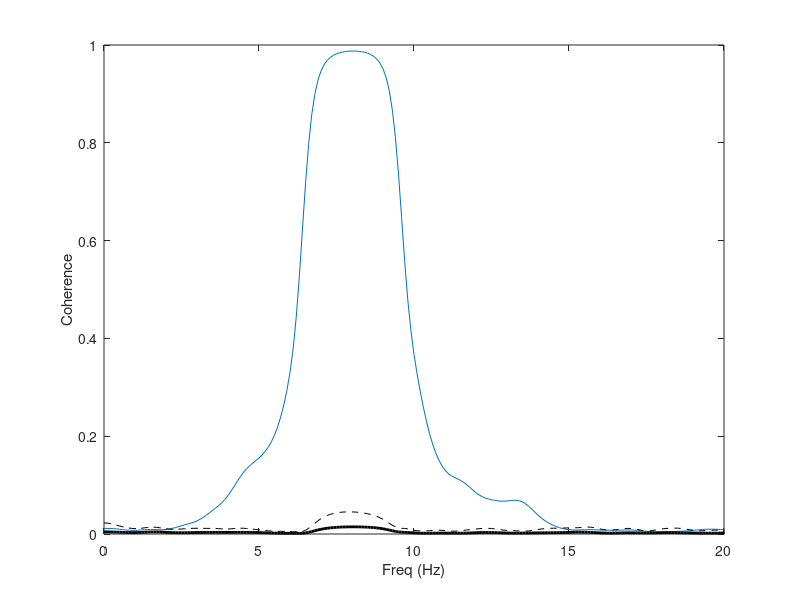

This chart was generated by the following MATLAB code: (Note: this script raises an error after producing the figure.)
% Aula 10 - 25/5/23

% aula final coerencia

% implementando um sinal com freq variavel

srate = 1000;
dt = 1/srate;
t = dt:dt:10;
% t2 = cumsum(dt*ones(1,10000));

% f = 8;

% FM = frequency modulation
f = 20 + 10*sin(2*pi*1*t);


subplot(211)
plot(t,f)
ylabel('inst freq (hz)')
% ylim([0 15])
xlim([1 3])

% %

% forma errada de programar pois nao considera
% os valores passados
% LFP1 = sin(2*pi*f.*t);
% subplot(212)
% plot(t,LFP1)
% ylabel('mV')
% xlim([1 3])


% forma correta eh usando a funcao
% cumulative sum

LFP1 = sin(cumsum(2*pi*f.*dt));
subplot(212)
plot(t,LFP1)
ylabel('mV')
xlim([1 3])

%%

srate = 1000;
dt = 1/srate;
t = dt:dt:200;

% f1 = 8 + 4*randn(size(t));
% f2 = 8 + 4*randn(size(t));

% % programando um ruido comum:
ruido = 1*randn(size(t));
f1 = 8 + 4*ruido;
f2 = 8 + 4*ruido;


LFP1 = sin(cumsum(2*pi*f1.*dt))+0*sin(2*pi*16*t);
LFP2 = sin(cumsum(2*pi*f2.*dt))+0*sin(2*pi*16*t+pi);

LFP1 = LFP1 + 1*randn(size(LFP1));
LFP2 = LFP2 + 1*randn(size(LFP2));

% %
subplot(211)
plot(t,LFP1)
hold on
plot(t,LFP2)
hold off
xlim([0. 0.5]+0.5)

%%

[Pxx1 F] = pwelch(LFP1,1*srate,[],10*srate,srate);
[Pxx2 F] = pwelch(LFP2,1*srate,[],10*srate,srate);

[Cxy F] = mscohere(LFP1,LFP2,1*srate,[],10*srate,srate);


subplot(2,3,4)
plot(F,Pxx1)
xlim([0 20])
ylabel('power')
xlabel('freq hz')

subplot(2,3,5)
plot(F,Pxx2)
xlim([0 20])
ylabel('power')
xlabel('freq hz')
% %

subplot(2,3,6)
plot(F,Cxy)
xlim([0 20])
ylabel('coherence')
xlabel('freq hz')

ylim([0 1])

%%

clear CxySurrAll
for Nsurr = 1:20

i = 30000+randi(50000);
Xsurr = circshift(LFP1,i);

[CxySurr F] = mscohere(Xsurr,LFP2,1*srate,[],10*srate,srate);
   
plot(F,CxySurr)
xlim([0 20])
ylim([0 1.1])
pause(0.001)
  CxySurrAll(Nsurr,:) =   CxySurr;
    
end

% %

clf
plot(F,Cxy)
hold on
plot(F,mean(CxySurrAll),'k-','linew',2)
hold  on
plot(F,mean(CxySurrAll)-3*std(CxySurrAll),'k--')
plot(F,mean(CxySurrAll)+3*std(CxySurrAll),'k--')
hold  off

xlabel('Freq (Hz)')
ylabel('Coherence')
xlim([0 20])

ylim([0 1])


%% Coherograma

srate = 1000;
dt = 1/srate;
t = dt:dt:180;

f1 = 8 + 4*randn(size(t));
f2 = 8 + 4*randn(size(t));

LFP1 = sin(cumsum(2*pi*f1.*dt));
LFP2 = sin(cumsum(2*pi*f2.*dt));

LFP2(90*srate:end) = LFP1(90*srate:end);

LFP1 = LFP1 + 0.5*randn(size(LFP1));
LFP2 = LFP2 + 0.5*randn(size(LFP2));

% parametros do "janelao", ou seja,
% a janela para computar cada Cxy
win = 20*srate;
step = 0.1*win;
Nwin = (length(t)-win)/step + 1;

% parametros da Cxy
cohwin = 2*srate;
overlap = 0.5*cohwin;
nfft = 10*srate;

clear Coherogram T

for nwin = 1:Nwin
    nwin
    Idx = (1:win) + (nwin-1)*step;
    [Cxy F] = mscohere(LFP1(Idx),LFP2(Idx),cohwin,overlap,nfft,srate);
Coherogram(nwin,:) = Cxy;
% T(nwin) = t(Idx(win/2))
T(nwin) = mean(t(Idx));

end

%%

subplot(111)
imagesc(T,F,Coherogram')

axis xy
ylim([0 20])
xlabel('Frequency (hz)')
ylabel('Coherence')
colorbar
caxis([0 1])




%% Adendo 2024
% surrogate coherogram


clear CoherogramSurr T

for nsurr = 1:10

i = 40000+randi(20000);
LFP1surr = circshift(LFP1,i);

for nwin = 1:Nwin
    nwin
    Idx = (1:win) + (nwin-1)*step;
    [Cxy F] = mscohere(LFP1surr(Idx),LFP2(Idx),cohwin,overlap,nfft,srate);
CoherogramSurr(nsurr,nwin,:) = Cxy;
% T(nwin) = t(Idx(win/2))
T(nwin) = mean(t(Idx));

end
end

%%

nsurr = 10
subplot(212)
imagesc(T,F,squeeze(CoherogramSurr(nsurr,:,:))')
imagesc(T,F,squeeze(mean(CoherogramSurr))')


axis xy
ylim([0 20])
xlabel('Frequency (hz)')
ylabel('Coherence')
colorbar
caxis([0 1])

%%
figure(2)



subplot(211)
imagesc(T,F,Coherogram')

axis xy
ylim([0 20])
xlabel('Frequency (hz)')
ylabel('Coherence')
colorbar
caxis([0 1])

subplot(212)
Msurr = squeeze(mean(CoherogramSurr))';
% SDsurr = squeeze(std(CoherogramSurr))';

% imagesc(T,F,Coherogram'-(Msurr+2*SDsurr))
imagesc(T,F,Coherogram'-Msurr)

axis xy
ylim([0 20])
xlabel('Frequency (hz)')
ylabel('Coherence')
colorbar
caxis([0 0.8])


